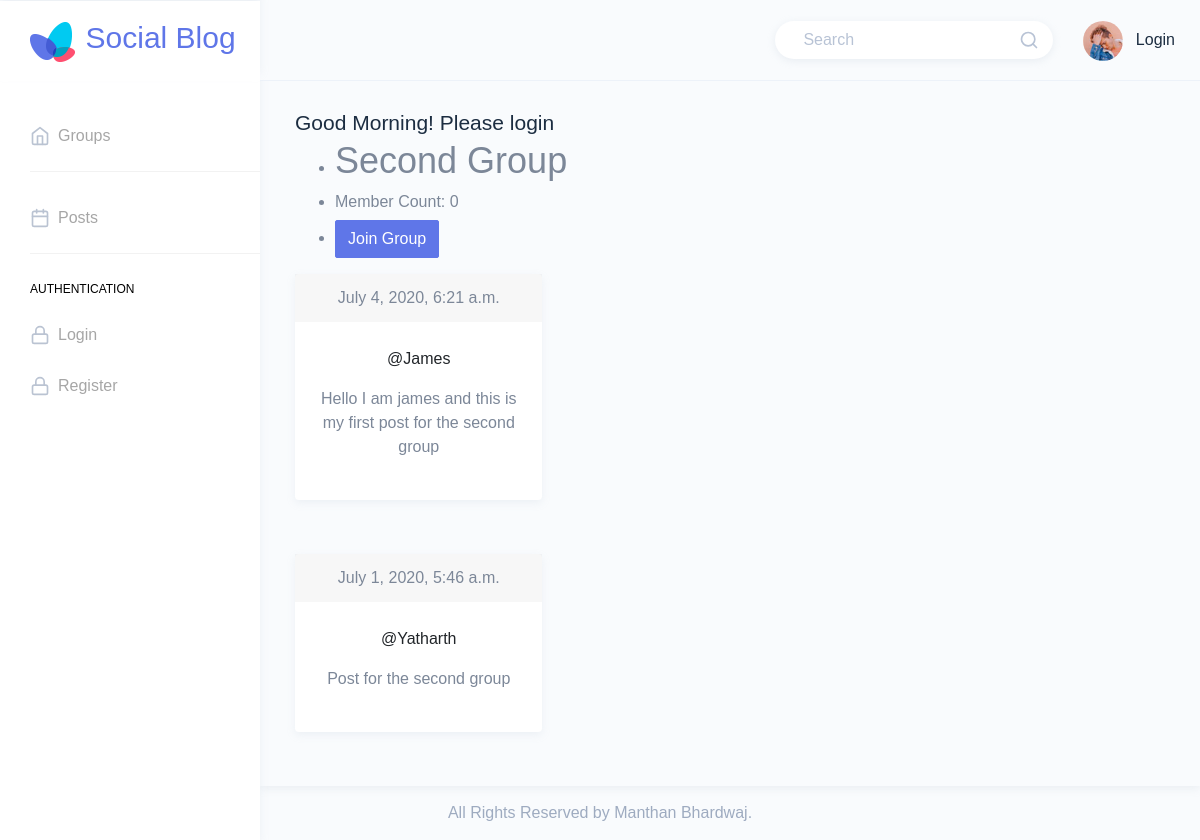
Before: /groups/posts/in/second-group/ with the older database file.
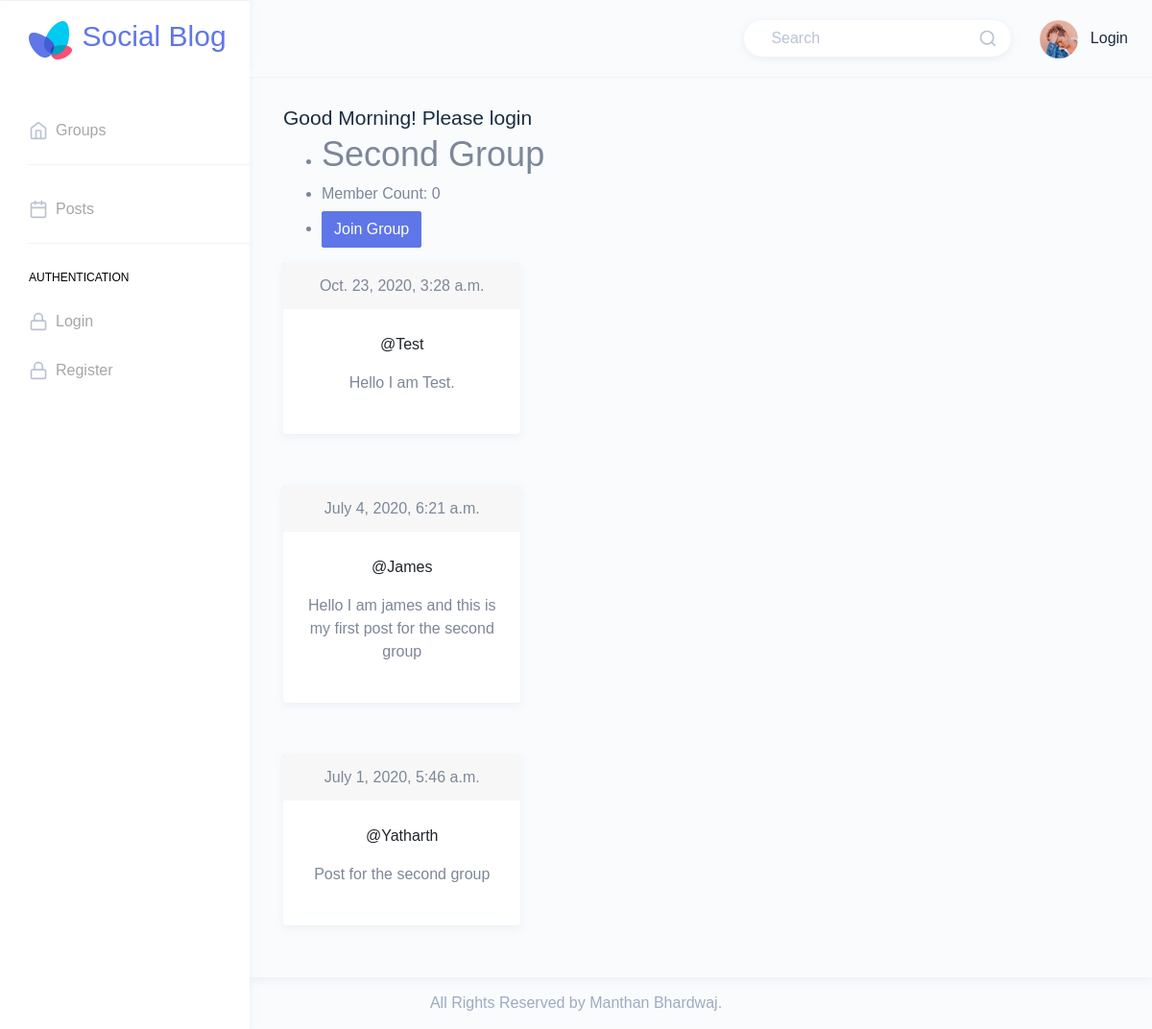
After: the same page with the newer database file.
### posts/models.py (models this page shows, shortened)
class Post(models.Model):
    user = models.ForeignKey(User, related_name='posts', on_delete=models.CASCADE)
    created_at = models.DateTimeField(auto_now=True)
    message = models.TextField()
    message_html = models.TextField(editable=False)
    group = models.ForeignKey(Group, related_name='posts', null=True, blank=True, on_delete=models.CASCADE)
    class Meta:
        ordering = ['-created_at']
        unique_together = ['user', 'message']

### groups/views.py (the view)
# urls.py: path('posts/in/<slug>/', views.SingleGroup.as_view(), name='single'),
class SingleGroup(generic.DetailView):
    model = Group

### groups/templates/groups/group_detail.html
{% extends 'groups/group_base.html' %}
{% block pregroup %}
    <ul>
        <li>
            <h1>{{ group.name }}</h1>
        </li>
        <li>
            <h5>Member Count: {{ group.members.count }}</h5>
        </li>
        <li>
            <div class="content">
                {% if  user in group.members.all %}
                    <a href="{% url 'groups:leave' slug=group.slug %}" class="btn btn-warning">Leave Group</a>
                {% else %}
                    <a href="{% url 'groups:join' slug=group.slug %}" class="btn btn-primary">Join Group</a>
                {% endif %}
            </div>
        </li>
    </ul>
{% endblock %}
{% block groupcontent %}
    {% if group.posts.count == 0 %}
        <h2>No posts in this group yet</h2>
    {% else %}
        <div class="row">
            {% for post in group.posts.all %}
                <div class="col-12">
                    {% include 'posts/_post.html' %}
                </div>
            {% endfor %}
        </div>
    {% endif %}
{% endblock %}

### posts/templates/posts/_post.html (shortened to what this page needs)
<div class="card text-center w-50">
    <div class="card-header">
        <time class="time">
            {{ post.created_at }}
        </time>
    </div>
    <div class="card-body">
        <a class="card-title"
           href="{% url 'posts:for_user' username=post.user.username %}">@{{ post.user.username }}</a>
        <p class="card-text">{{ post.message_html|safe }}</p>
    </div>
</div>
<br>

Changed rows visible on the page:
added Post: created_at "Oct. 23, 2020, 3:28 a.m.", user.username "Test", message_html "Hello I am Test."
